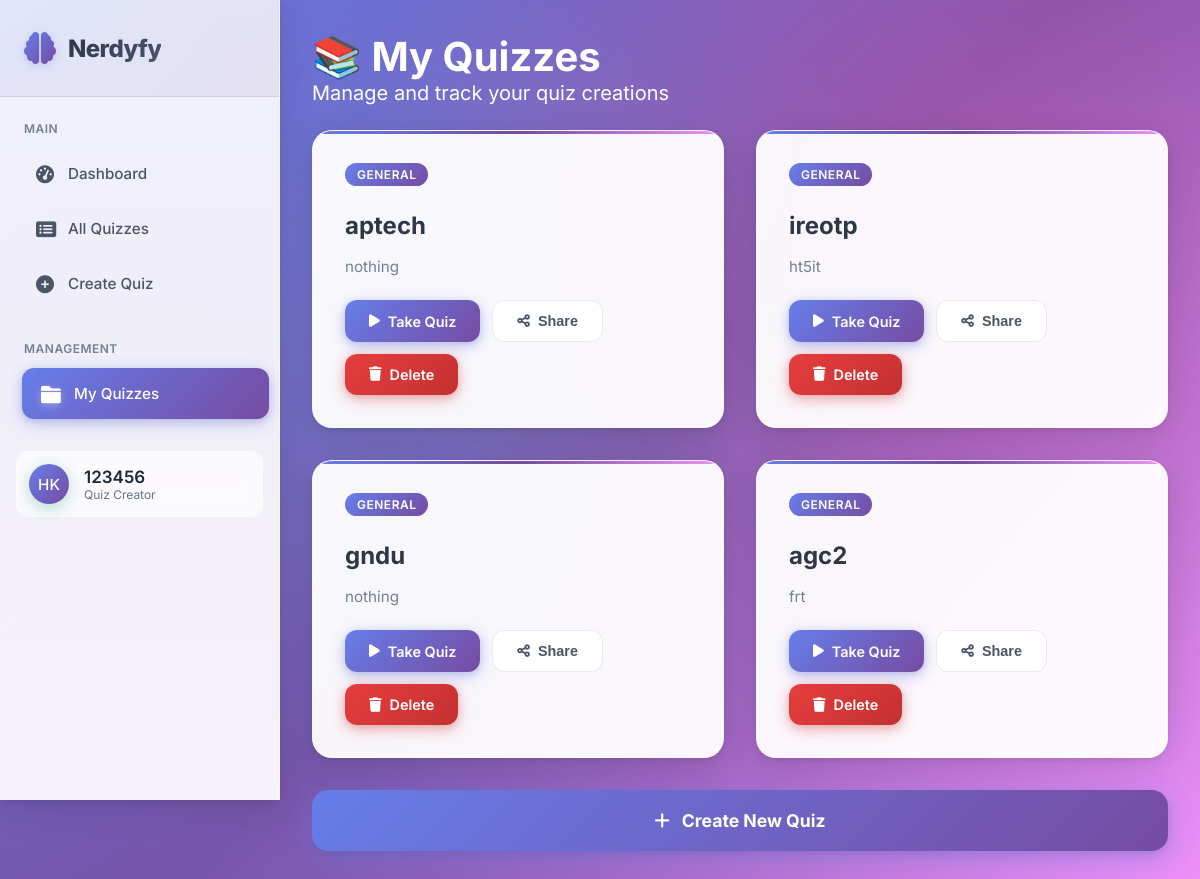
The app's page /myquiz/ (signed in) with its own data.
### quizapp/models.py (models this page shows)
class Quiz(models.Model):
    title = models.CharField(max_length=400)
    description = models.CharField(max_length=1000)
    totalquestions = models.IntegerField()
    time = models.IntegerField()
    created_at = models.DateTimeField(auto_now_add=True)
    created_by = models.ForeignKey(User, on_delete=models.CASCADE, default=1, null=True, blank=True)

### quizapp/views.py (the view)
# urls.py: path('myquiz/',myquizzes_view,name= 'myquiz'),
def myquizzes_view(request):
    quizzes = Quiz.objects.filter(created_by=request.user)
    return render(request,'myquizes.html',{'quizzes':quizzes})

### template/myquizes.html (shortened to what this page needs)
<!DOCTYPE html>
<html lang="en">
<head>
    <link href="https://cdnjs.cloudflare.com/ajax/libs/font-awesome/6.0.0/css/all.min.css" rel="stylesheet">
</head>
<body>
    <div class="dashboard-container">
        <aside class="sidebar">
            <div class="sidebar-header">
                <div class="logo">
                    <i class="fas fa-brain"></i>
                    <h2>Nerdyfy</h2>
                </div>
            </div>
            <nav class="nav-menu">
                <div class="nav-section">
                    <div class="nav-section-title">Main</div>
                    <div class="nav-item">
                        <a href="{% url 'dashboard' %}" class="nav-link">
                            <i class="fas fa-tachometer-alt"></i>
                            Dashboard
                        </a>
                    </div>
                    <div class="nav-item">
                        <a href="{% url 'allquiz' %}" class="nav-link">
                            <i class="fas fa-list-alt"></i>
                            All Quizzes
                        </a>
                    </div>
                    <div class="nav-item">
                        <a href="{% url 'quizform' %}" class="nav-link">
                            <i class="fas fa-plus-circle"></i>
                            Create Quiz
                        </a>
                    </div>
                </div>
                <div class="nav-section">
                    <div class="nav-section-title">Management</div>
                    <div class="nav-item">
                        <a href="{% url 'myquiz' %}" class="nav-link active">
                            <i class="fas fa-folder"></i>
                            My Quizzes
                        </a>
                    </div>
                </div>
               <div class="nav-item">
                  <a href="/profile" class="user-profile">
                    <div class="user-avatar">HK</div>
                    <div class="user-info">
                      <div class="user-name">{{ user }}</div>
                      <div class="user-role">Quiz Creator</div>
                    </div>
                  </a>
                </div>
            </nav>
        </aside>
        <main class="main-content">
            <div class="container">
                        <div class="content">
                            <h1>📚 My Quizzes</h1>
                            <p>Manage and track your quiz creations</p>
                    </div>
                </div>
                {% if quizzes %}
                    <div class="quiz-grid">
                        {% for quiz in quizzes %}
                            <div class="quiz-card">
                                <div class="quiz-header">
                                    <span class="quiz-category">{{ quiz.category|default:"General" }}</span>
                                </div>
                                <div class="quiz-title">{{ quiz.title }}</div>
                                <div class="quiz-info">{{ quiz.description|default:"No description provided" }}</div>
                                <div class="quiz-actions">
                                    <a href="{% url 'takequiz' quiz.id %}" class="btn btn-primary">
                                        <i class="fas fa-play"></i>
                                        Take Quiz
                                    </a>
                                    <button class="btn btn-secondary" onclick="shareQuiz('{{ quiz.id }}')">
                                        <i class="fas fa-share-alt"></i>
                                        Share
                                    </button>
                                    <a href="{% url 'deletequiz' quiz.id %}"
                                       onclick="return confirm('Are you sure you want to delete this quiz?');"
                                       class="btn btn-danger">
                                        <i class="fas fa-trash"></i>
                                        Delete
                                    </a>
                                </div>
                            </div>
                        {% endfor %}
                    </div>
                {% else %}
                    <div class="empty-state">
                        <i class="fas fa-clipboard-list empty-icon"></i>
                        <h3>No Quizzes Yet</h3>
                        <p>You haven't created any quizzes yet. Start building your first quiz to engage your audience!</p>
                    </div>
                {% endif %}
                <a href="{% url 'quizform' %}" class="create-btn">
                    <i class="fas fa-plus"></i>
                    Create New Quiz
                </a>
            </div>
</body>
</html>

### records on screen
Quiz: category "GENERAL", title "aptech", description "nothing"
Quiz: category "GENERAL", title "ireotp", description "ht5it"
Quiz: category "GENERAL", title "gndu", description "nothing"
Quiz: category "GENERAL", title "agc2", description "frt"

### other values on screen
{{ user }} "123456"
